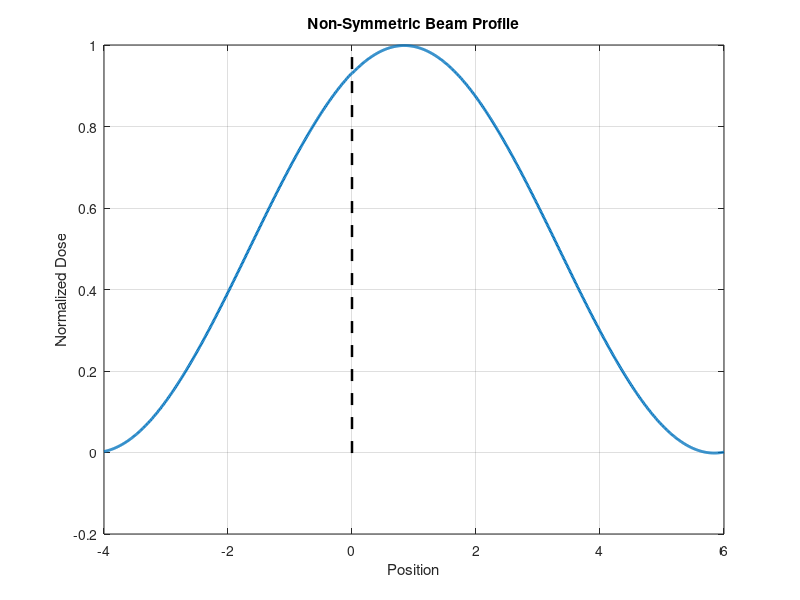

This chart was generated by the following MATLAB code: (Note: this script raises an error after producing the figure.)
% Author: Dalton H Bermudez (UW Madison)
% Accessment of simulated beam profile symmetry of beam profiles,
% comparing proposed correlative symmetric index (CSI) with standard Point
% wise Quotient and Area based metrics

% Define parameters
x = linspace(-4, 6, 1000); % X-axis range and resolution
A1 = 1; % Amplitude of the sine function
A2 = 0.5; % Amplitude of the cosine function
k = 2 * pi / 10; % Wave number (frequency component)
phi = pi / 4; % Phase shift to break symmetry in the profile

% Generate the beam profile
beam_profile = A1 * sin(k * x + phi) + A2 * cos(k * x);
beam_profile_2 = beam_profile - min(beam_profile);
beam_profile_3 = beam_profile_2./max(beam_profile_2);

% Ensure the areas are symmetric
left_area = trapz(x(x < 0), beam_profile_3(x < 0)); % Area on the left side
right_area = trapz(x(x > 0), beam_profile_3(x > 0)); % Area on the right side
Area_quotint = (right_area-left_area)./(left_area+right_area );
% Adjust the profile to make areas symmetric
adjustment = (right_area - left_area) / (2 * sum(x > 0)); % Calculate adjustment factor
beam_profile_3(x > 0) = beam_profile_3(x > 0) - adjustment; % Adjust the right side

% Plot the beam profile
figure;
plot(x, beam_profile_3, 'LineWidth', 2);
hold on;
plot([0 0], [min(beam_profile_3) max(beam_profile_3)], 'k--', 'LineWidth', 1.8); % Center line
title('Non-Symmetric Beam Profile');
xlabel('Position');
ylabel('Normalized Dose');
grid on;
hold off;

%%
% Define parameters
x = linspace(-4, 6, 1000); % X-axis range and resolution
A1 = 1; % Amplitude of the sine function
A2 = 0.5; % Amplitude of the cosine function
k = 2 * pi / 10; % Wave number (frequency component)
phi = pi / 4; % Phase shift to break symmetry in the profile

% Generate the beam profile
beam_profile = A1 * sin(k * x + phi) + A2 * cos(k * x);
beam_profile_2 = beam_profile - min(beam_profile);
beam_profile_3 = beam_profile_2./max(beam_profile_2);

% Ensure the areas are symmetric
left_area = trapz(x(x > -2), beam_profile_3(x >-2)); % Area on the left side
right_area = trapz(x(x <2 ), beam_profile_3(x < 2));
Area_quotint_no_noise = (right_area-left_area)./(left_area+right_area );
% Adjust the profile to make areas symmetric
adjustment = (right_area - left_area) / (2 * sum(x > 0)); % Calculate adjustment factor
beam_profile_3(x > 0) = beam_profile_3(x > 0) - adjustment; % Adjust the right side

% Calculate pointwise difference quotient
left_side = beam_profile_3(x < 0);
right_side = beam_profile_3(x > 0);

% Ensure left_side and right_side are of equal length
min_length = min(length(left_side), length(right_side));
left_side = left_side(end-min_length+1:end);
right_side = right_side(1:min_length);
inverted_left_side = flip(left_side); % horizontally  invert the left side

difference_quotient = abs(right_side - inverted_left_side) ./ max([right_side,inverted_left_side]) ;
%difference_quotient_max = max((right_side - left_side) ./ left_side);


% Calculate cross-correlation
inverted_left_side = flip(left_side); % horizontally  invert the left side
[cross_corr,lags] = xcorr(right_side, inverted_left_side, 'biased');
cross_corr_2 = xcorr(right_side, inverted_left_side, 'coeff');
signal1_2d = reshape(right_side, 1, []);
signal2_2d = reshape(inverted_left_side, 1 ,[]);
ssimValue_nonoise= ssim(signal1_2d, signal2_2d , 'exp', [1,1, 1])
% Plot the beam profile
figure;
subplot(2,2,1);
plot(x, beam_profile_3, 'LineWidth', 2);
hold on;
plot([0 0], [min(beam_profile_3) max(beam_profile_3)], 'k--', 'LineWidth', 1.8); % Center line
title('Non-Symmetric Beam Profile with Symmetric Area');
xlabel('Position (cm)');
ylabel('Normalized Dose');
grid on;
hold off;

% Plot the pointwise difference quotient
subplot(2,2,2);
a = x(x > 0);
plot(a(1:400), difference_quotient, 'LineWidth', 2);
title('Pointwise Difference Quotient Between Left and Right Sides');
xlabel('Position (cm)');
ylabel('Difference Quotient');
grid on;

% Plot the cross-correlation
subplot(2,2,3);
plot(lags/100, cross_corr, 'LineWidth', 2);
title('Cross-Correlation Between Right Side and Horizontal Inverted Left Side');
xlabel('Position (cm)');
ylabel('Cross-Correlation');
grid on;
subplot(2,2,4);
plot(a(1:400), inverted_left_side, 'LineWidth', 2);
hold on
plot(a(1:400), right_side, 'LineWidth', 2); hold off
title('inverted left vs right beam profile')
ylabel('Normalized Dose');
xlabel('Position (cm)');
grid on;
%% with Added noise 
% Define parameters
x = linspace(-4, 6, 1000); % X-axis range and resolution
A1 = 1; % Amplitude of the sine function
A2 = 0.5; % Amplitude of the cosine function
k = 2 * pi / 10; % Wave number (frequency component)
phi = pi / 4; % Phase shift to break symmetry in the profile
x1 = linspace(-4, 6, 1999);
% Generate the beam profile
cf1 = 250;         % central fq
bw = 0.25;          % bandwidth in octave
low_f1 = cf1 / 2 ^ (bw/2);      % lower limit of the fq range
high_f1 = cf1 * 2 ^ (bw/2);     % upper limit of the fq range
fs = 1000;          % sampling frequency
% geberate a gaussian white signal

% band pass the white noise to get the narrow band 
fv = linspace(0, 1, 2);                                % Normalised Frequencies
a = 1./(1 + fv*2);                                       % Amplitudes Of ‘1/f’
b = firls(42, fv, a);  
N = 1000;
ns = 0.3*rand(size(x));
invfn = filtfilt(b, 1, ns);                             % Create ‘1/f’ Noise
figure(2)
plot([0:N-1], invfn)                                    % Plot Noise In Time Domain
grid


Gaussian_noise = 0.3*rand(size(x));

beam_profile = A1 * sin(k * x + phi) + A2 * cos(k * x)+invfn;
beam_profile_2 = beam_profile - min(beam_profile);
beam_profile_3 = beam_profile_2./max(beam_profile_2);
plot(x,beam_profile)
ylim([-1 1])
% Ensure the areas are symmetric
left_area = trapz(x(x > -2), beam_profile_3(x >-2)); % Area on the left side
right_area = trapz(x(x <2 ), beam_profile_3(x < 2)); % Area on the right side
Area_quotint_noise = (right_area-left_area)./(left_area+right_area );
% Adjust the profile to make areas symmetric
inverted_left_side = flip(left_side); % Vertically invert the left side
adjustment = (right_area - left_area) / (2 * sum(x > 0)); % Calculate adjustment factor
beam_profile(x > 0) = beam_profile(x > 0) - adjustment; % Adjust the right side

% Calculate pointwise difference quotient
left_side = beam_profile_3(x < 0);
right_side = beam_profile_3(x > 0);

% Ensure left_side and right_side are of equal length
min_length = min(length(left_side), length(right_side));
left_side = left_side(end-min_length+1:end);
right_side = right_side(1:min_length);

difference_quotient = abs(right_side - inverted_left_side ) ./ max([right_side,inverted_left_side]);
difference_quotient_max = max(abs((right_side - left_side) ./ left_side));


% Calculate cross-correlation
inverted_left_side = flip(left_side); % Vertically invert the left side
[cross_corr, lags] = xcorr(right_side, inverted_left_side, 'biased');
cross_corr_2 = xcorr(right_side, inverted_left_side, 'biased');
signal1_2d = reshape(right_side, 1, []);
signal2_2d = reshape(inverted_left_side, 1 ,[]);
ssimValue_noise= ssim(signal1_2d, signal2_2d , 'exp', [1,1, 1])
% Plot the beam profile
figure;
subplot(2,2,1);
plot(x, beam_profile_3, 'LineWidth', 2);
hold on;
plot([0 0], [min(beam_profile_3) max(beam_profile_3)], 'k--', 'LineWidth', 1.8); % Center line
title('Non-Symmetric Beam Profile with Symmetric Area');
xlabel('Position (cm)');
ylabel('Normalized Dose');
grid on;
hold off;

% Plot the pointwise difference quotient
subplot(2,2,2);
a = x(x > 0);
plot(a(1:400), abs(difference_quotient), 'LineWidth', 2);
title('Pointwise Difference Quotient Between Left and Right Sides');
xlabel('Position (cm)');
ylabel('Difference Quotient');
grid on;

% Plot the cross-correlation
subplot(2,2,3);
plot(lags/100,  cross_corr, 'LineWidth', 2);
title('Cross-Correlation Between Right Side and Horizontal Inverted Left Side');
xlabel('Position (cm)');
ylabel('Cross-Correlation');
grid on;

subplot(2,2,4);
plot(a(1:400),inverted_left_side, 'LineWidth', 2);
hold on
plot(a(1:400), right_side, 'LineWidth', 2); hold off
title('inverted left vs right beam profile')
ylabel('Normalized Dose');
xlabel('Position (cm)');
grid on;
%%
% Define the time vector
t = -10:0.01:10;

% Define the rectangular function
rect = @(t) (abs(t) <= 1);  % Width of 2, centered at t = 0

% Define the cosine wave shifted and with minimum value zero
A = 1; % Amplitude of the cosine wave
f = 1; % Frequency of the cosine wave
cos_wave = @(t) A * cos(2 * pi * f * t) + A;  % Shifted cosine wave

% Compute the rectangular function
rect_t = rect(t);

% Compute the cosine wave
cos_t = cos_wave(t);

% Perform the convolution
conv_result = conv(rect_t, cos_t, 'same') * 0.01; % Scaling factor to match the time step

% Plot the original signals
figure;
subplot(3,1,1);
plot(t, rect_t);
title('Rectangular Function');
xlabel('Position (cm)');
ylabel('Amplitude');
grid on;

subplot(3,1,2);
plot(t, cos_t);
title('Shifted Cosine Wave');
xlabel('Position (cm)');
ylabel('Amplitude');
grid on;

% Plot the convolution result
subplot(3,1,3);
plot(t, conv_result);
title('Convolution of Rectangular Function with Shifted Cosine Wave');
xlabel('Position (cm)');
ylabel('Amplitude');
grid on;
%%
% Define the time vector
t = -10:0.01:10;

% Define the rectangular function
rect = @(t) (abs(t) <= 1);  % Width of 2, centered at t = 0

% Define the cosine wave shifted with minimum value zero
A = 1/100; % Amplitude of the cosine wave
f = 1/16; % Frequency of the cosine wave
t2 = -0.97:0.01:1;
cos_wave = @(t2) A * sin(2 * pi * f * t2) + A;  % Shifted cosine wave
t3 = -0.97:0.001:0.5;
y = -0.3*t3+0.4;
% Define the Gaussian function
sigma = 1; % Standard deviation of the Gaussian
gaussian = @(t) exp(-t.^2 / (2 * sigma^2));

% Compute the rectangular function
rect_t = rect(t);

% Compute the cosine wave
cos_t = cos_wave(t);
gauss_t = gaussian(t);
conv_cos_gauss = conv(y, gauss_t, 'same') * 0.01; % Scaling factor to match the time step
% Perform the convolution of the rectangular function with the cosine wave
conv_rect_cos = conv(rect_t, conv_cos_gauss, 'same') * 0.01; % Scaling factor to match the time step

% Compute the Gaussian function
%gauss_t = gaussian(t);

% Perform the convolution of the previous result with the Gaussian function
%conv_result = conv(conv_rect_cos, gauss_t, 'same') * 0.01; % Scaling factor to match the time step

% Plot the original signals
figure(1);
subplot(2,2,1);
plot(t, rect_t,'LineWidth', 2);
title('Rectangular Function');
xlabel('Position (cm)');
ylabel('Normalized Dose');
grid on;

subplot(2,2,2);
plot(t3, y,'LineWidth', 2);
title('linear function');
xlabel('Position (cm)');
ylabel('Normalized Dose');
grid on;

subplot(2,2,3);
plot(t3, conv_cos_gauss,'LineWidth', 2);
title('Convolution of Rectangular Function with linear function');
xlabel('Position (cm)');
ylabel('Normalized Dose');
grid on;


subplot(2,2,4);
plot(t, conv_rect_cos./max(conv_rect_cos),'LineWidth', 2);
title('Convolution Result with Gaussian');
ylabel('Normalized Dose');
xlabel('Position (cm)');
grid on;

beam_profile_wedge = conv_rect_cos./max(conv_rect_cos);

left_side_wedge = beam_profile_wedge(t < 0);
right_side_wedge = beam_profile_wedge(t > 0);
inverted_left_side_wedge = flip(left_side_wedge);
 
difference_quotient = (right_side_wedge - inverted_left_side_wedge) ./ max([right_side_wedge,inverted_left_side_wedge]);

left_area = trapz(t((0 > t)& (t > -7.5)), beam_profile_wedge( (0 > t) & (t>-7.5))); % Area on the left side
right_area = trapz(t((0 < t)& (t <7) ), beam_profile_wedge((0 < t) & (t < 7))); % Area on the right side

Area_quotint_wedge = (right_area-left_area)./(left_area+right_area );
inverted_left_side_wedge = flip(left_side_wedge); % Vertically invert the left side
[cross_corr_wedge, lags] =  xcorr(right_side_wedge, inverted_left_side_wedge, 'biased');
C1 = cov(right_side_wedge,inverted_left_side_wedge, 1);
signal1_2d = reshape(right_side_wedge, 1, []);
signal2_2d = reshape(inverted_left_side_wedge, 1 ,[]);
ssimValue_2 = ssim(signal1_2d, signal2_2d , 'exp', [1,1, 1])
figure(2);
subplot(2,2,1);
plot(t, conv_rect_cos./max(conv_rect_cos),'LineWidth', 2);
title('Convolution Result with Gaussian');
xlabel('Position (cm)');
ylabel('Normalized Dose');
grid on;
% Plot the pointwise difference quotient
subplot(2,2,2);
plot(t(t > 0), abs(difference_quotient), 'LineWidth', 2);
title('Pointwise Difference Quotient Between Left and Right Sides');
xlabel('Position (cm)');
ylabel('Difference Quotient');
grid on;

% Plot the cross-correlation
subplot(2,2,3);
plot(lags/100,  cross_corr_wedge, 'LineWidth', 2);
title('Cross-Correlation Between Right Side and Horizontal Inverted Left Side');
xlabel('Position (cm)');
ylabel('Cross-Correlation');
grid on;

subplot(2,2,4);
plot(t(t > 0),inverted_left_side_wedge, 'LineWidth', 2);
hold on
plot(t(t > 0), right_side_wedge,'LineWidth', 2); hold off
title('inverted left vs right beam profile')
xlabel('Position (cm)');
ylabel('Normalized Dose');
grid on;

